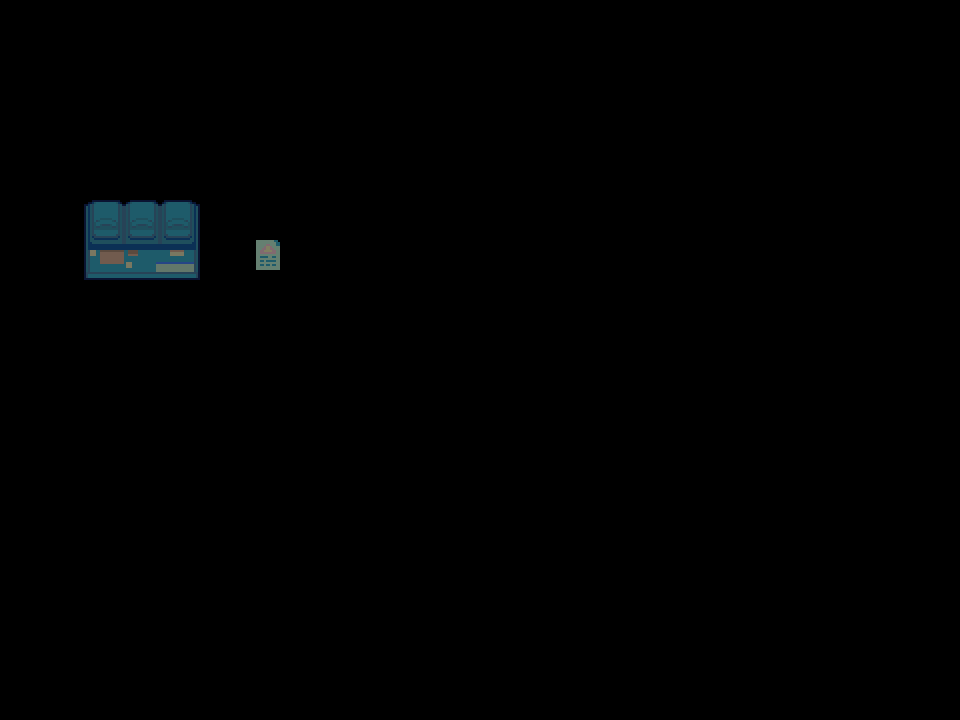

Rendered tile map (Tiled .tmx) drawn with the repository's tilesets; below, a short description and the full map source, tile grids included:
An orthogonal 24x18 tile map with 40x40 px tiles, 2 tile layers (tiles, decor), 2 tilesets and 7 objects (2x interactable, spawn).

<map version="1.8" tiledversion="1.8.6" orientation="orthogonal" renderorder="right-down" width="24" height="18" tilewidth="40" tileheight="40" infinite="0" nextlayerid="6" nextobjectid="18">
 <editorsettings>
  <export target="data.lua" format="lua" />
 </editorsettings>
 <properties>
  <property name="border" value="stars" />
  <property name="music" value="checkpoint" />
 </properties>
 <tileset firstgid="1" source="../../tilesets/castle.tsx" />
 <tileset firstgid="61" source="../../tilesets/city_alleyway.tsx" />
 <layer id="1" name="tiles" width="24" height="18">
  <data encoding="csv">
11,11,11,11,11,11,11,11,11,11,11,11,11,11,11,11,11,11,11,11,11,11,11,11,
11,11,11,11,11,11,11,11,11,11,11,11,11,11,11,11,11,11,11,11,11,11,11,11,
11,11,11,11,11,11,11,11,11,11,11,11,11,11,11,11,11,11,11,11,11,11,11,11,
11,11,11,11,11,11,11,11,11,11,11,11,11,11,11,11,11,11,11,11,11,11,11,11,
11,11,11,11,11,11,11,11,11,11,11,11,11,11,11,11,11,11,11,11,11,11,11,11,
11,11,11,11,11,11,11,11,11,11,11,11,11,11,11,11,11,11,11,11,11,11,11,11,
11,11,11,11,11,11,11,11,11,11,11,11,11,11,11,11,11,11,11,11,11,11,11,11,
11,11,11,11,11,11,11,11,11,11,11,11,11,11,11,11,11,11,11,11,11,11,11,11,
11,11,11,11,11,11,11,11,11,11,11,11,11,11,11,11,11,11,11,11,11,11,11,11,
11,11,11,11,11,11,11,11,11,11,11,11,11,11,11,11,11,11,11,11,11,11,11,11,
11,11,11,11,11,11,11,11,11,11,11,11,11,11,11,11,11,11,11,11,11,11,11,11,
11,11,11,11,11,11,11,11,11,11,11,11,11,11,11,11,11,11,11,11,11,11,11,11,
11,11,11,11,11,11,11,11,11,11,11,11,11,11,11,11,11,11,11,11,11,11,11,11,
11,11,11,11,11,11,11,11,11,11,11,11,11,11,11,11,11,11,11,11,11,11,11,11,
11,11,11,11,11,11,11,11,11,11,11,11,11,11,11,11,11,11,11,11,11,11,11,11,
11,11,11,11,11,11,11,11,11,11,11,11,11,11,11,11,11,11,11,11,11,11,11,11,
11,11,11,11,11,11,11,11,11,11,11,11,11,11,11,11,11,11,11,11,11,11,11,11,
11,11,11,11,11,11,11,11,11,11,11,11,11,11,11,11,11,11,11,11,11,11,11,11
</data>
 </layer>
 <layer id="2" name="decor" width="24" height="18">
  <data encoding="csv">
0,0,0,0,0,0,0,0,0,0,0,0,0,0,0,0,0,0,0,0,0,0,0,0,
0,0,0,0,0,0,0,0,0,0,0,0,0,0,0,0,0,0,0,0,0,0,0,0,
0,0,0,0,0,0,0,0,0,0,0,0,0,0,0,0,0,0,0,0,0,0,0,0,
0,0,0,0,0,0,0,0,0,0,0,0,0,0,0,0,0,0,0,0,0,0,0,0,
0,0,0,0,0,0,0,0,0,0,0,0,0,0,0,0,0,0,0,0,0,0,0,0,
0,0,282,283,284,0,0,0,0,0,0,0,0,0,0,0,0,0,0,0,0,0,0,0,
0,0,297,298,299,0,300,0,0,0,0,0,0,0,0,0,0,0,0,0,0,0,0,0,
0,0,0,0,0,0,0,0,0,0,0,0,0,0,0,0,0,0,0,0,0,0,0,0,
0,0,0,0,0,0,0,0,0,0,0,0,0,0,0,0,0,0,0,0,0,0,0,0,
0,0,0,0,0,0,0,0,0,0,0,0,0,0,0,0,0,0,0,0,0,0,0,0,
0,0,0,0,0,0,0,0,0,0,0,0,0,0,0,0,0,0,0,0,0,0,0,0,
0,0,0,0,0,0,0,0,0,0,0,0,0,0,0,0,0,0,0,0,0,0,0,0,
0,0,0,0,0,0,0,0,0,0,0,0,0,0,0,0,0,0,0,0,0,0,0,0,
0,0,0,0,0,0,0,0,0,0,0,0,0,0,0,0,0,0,0,0,0,0,0,0,
0,0,0,0,0,0,0,0,0,0,0,0,0,0,0,0,0,0,0,0,0,0,0,0,
0,0,0,0,0,0,0,0,0,0,0,0,0,0,0,0,0,0,0,0,0,0,0,0,
0,0,0,0,0,0,0,0,0,0,0,0,0,0,0,0,0,0,0,0,0,0,0,0,
0,0,0,0,0,0,0,0,0,0,0,0,0,0,0,0,0,0,0,0,0,0,0,0
</data>
 </layer>
 <objectgroup color="#0000ff" id="3" name="collision">
  <object id="4" x="40" y="640" width="880" height="40" />
  <object id="5" x="40" y="160" width="880" height="40" />
  <object id="6" x="0" y="200" width="40" height="440" />
  <object id="13" x="920" y="200" width="40" height="440" />
 </objectgroup>
 <objectgroup color="#ff00ff" id="4" name="objects">
  <object id="16" name="interactable" x="250" y="240" width="40" height="40">
   <properties>
    <property name="solid" type="bool" value="true" />
    <property name="text1">* Welcome to the Field.[wait:10]
* I'm sorry,[wait:5] I couldn't think of a better name.</property>
    <property name="text2" value="* What you are witnessing right now..." />
    <property name="text3" value="* Is the combined hopes and dreams of everyone who has contributed to this mod." />
    <property name="text4" value="* &quot;There is always hope.&quot;" />
   </properties>
  </object>
  <object id="17" name="interactable" x="90" y="190" width="110" height="90">
   <properties>
    <property name="cutscene" value="warp_bin" />
    <property name="solid" type="bool" value="true" />
   </properties>
  </object>
 </objectgroup>
 <objectgroup color="#7f00ff" id="5" name="markers">
  <object id="9" name="spawn" x="140" y="320">
   <point />
  </object>
 </objectgroup>
</map>
